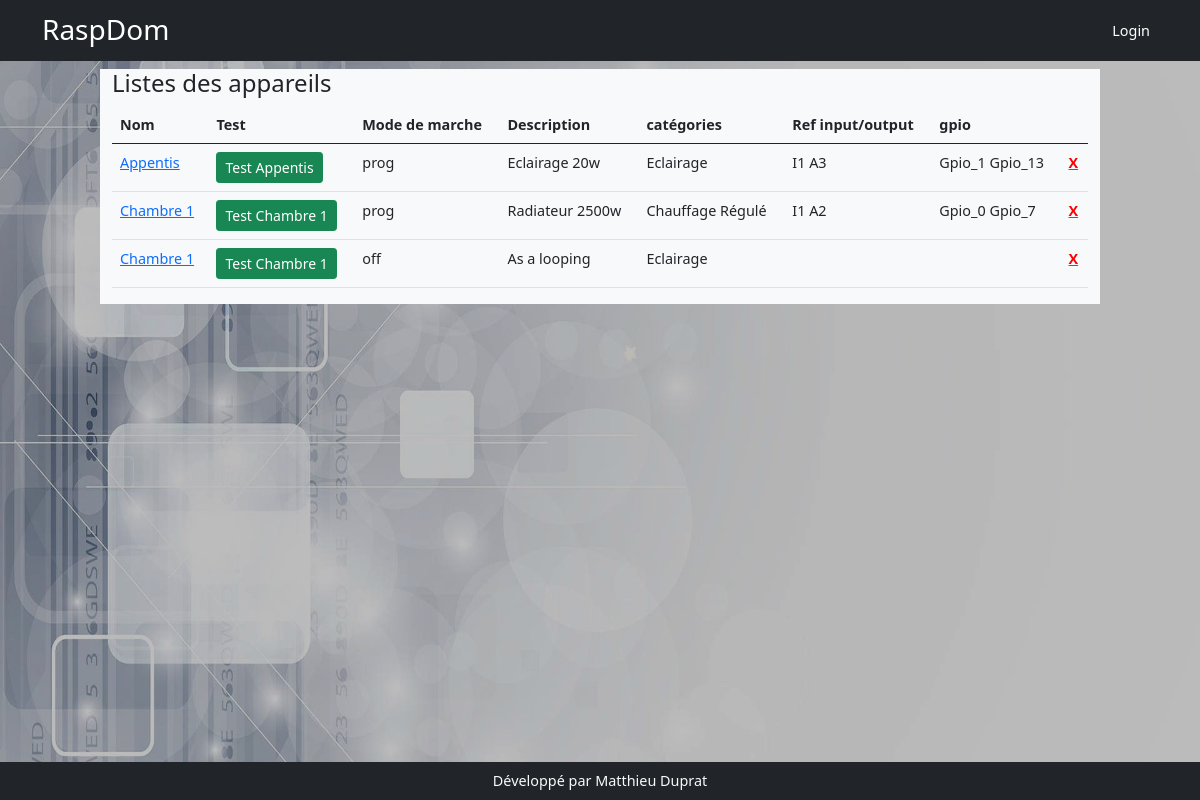
Page /appareils on the earlier database version.
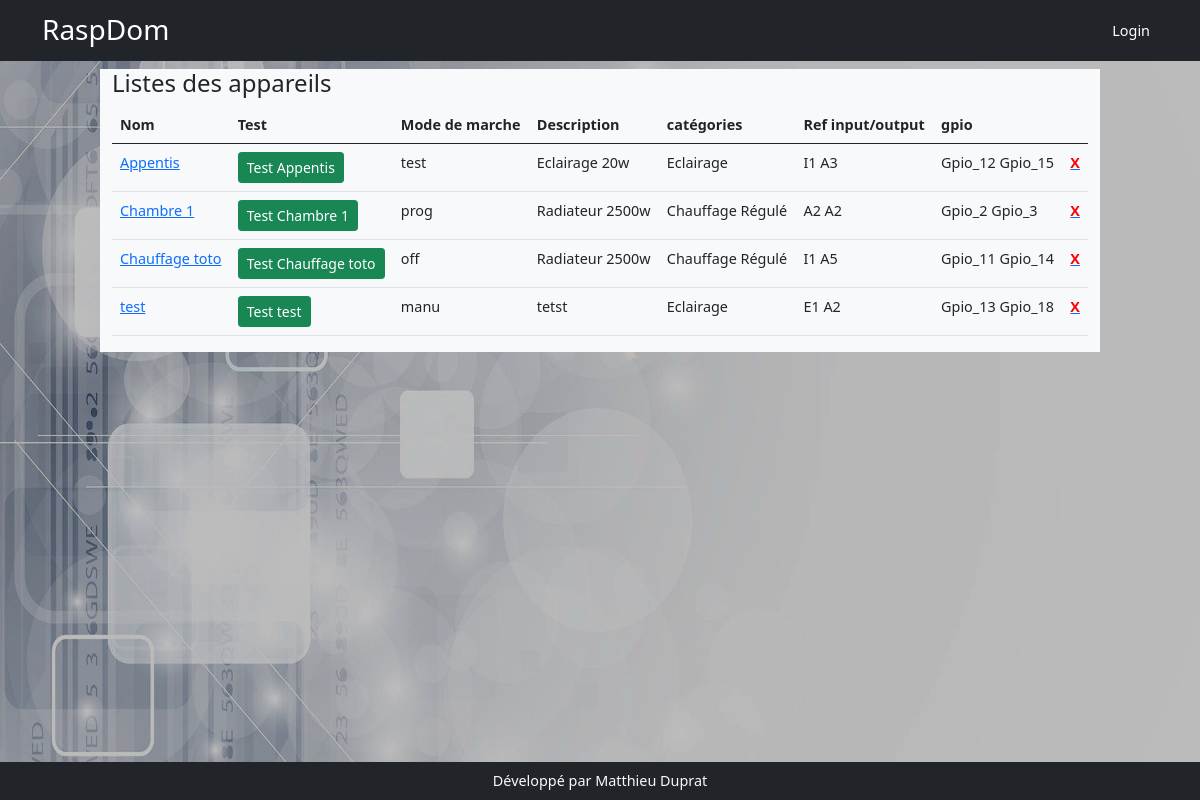
Same page on the later database version.
### models.py (models this page shows, shortened)
class Appareil(db.Model):
    id = db.Column(db.Integer, primary_key=True)
    nom = db.Column(db.String(200))
    description = db.Column(db.String(200))
    categorieappareil = db.Column(db.String(200), nullable=True)
    sortie = db.Column(db.String(200), nullable=True)
    image = db.Column(db.String(200), nullable=True)
    gpios = db.relationship('Gpio', backref='appareil', lazy=True)
    order_gpio = db.Column(db.String(200))
    nbre_gpio = db.Column(db.Integer)
    programmations = db.relationship('Programmation', backref='appareil_programmation', lazy=True)
    mode_de_marche = db.relationship('ModeDeMarche', uselist=False,  backref='appareil_mode_de_marche', lazy=True)
    auto = db.relationship('Auto', uselist=False, backref='appareil_auto', lazy=True)
    sonde_id = db.Column(db.Integer, db.ForeignKey('sonde.id'))
    sonde = db.relationship('Sonde', uselist=False, backref='appareil_sonde', lazy=True)
    manuel = db.relationship('Manuel', uselist=False, backref='appareil_ordre', lazy=True)
    label = db.Column(db.String(250))

class ModeDeMarche(db.Model):
    id = db.Column(db.Integer, primary_key=True)
    appareil_id = db.Column(db.Integer,db.ForeignKey('appareil.id'), nullable=False)
    mode_de_marche = db.Column(db.String(200), default='off')

class Gpio(db.Model):
    id = db.Column(db.Integer, primary_key=True)
    nom = db.Column(db.String(200))
    mode = db.Column(db.String(10))
    valeur = db.Column(db.String(10))
    info = db.Column(db.String(200))
    appareil_id = db.Column(db.Integer, db.ForeignKey('appareil.id'), nullable=True, default='')

### app.py (the view)
@app.route('/appareils')
def appareils():
    appareils = Appareil.query.order_by('nom')
    return render_template('appareil/appareils.html', appareils=appareils)

### templates/appareil/appareils.html
{% extends 'base.html' %}
{% block content %}
<div class="row">
    <div class="col-md-10 mx-auto  bg-light">
        <h4>Listes des appareils</h4>
        <table class="table">
            <thead>
                <tr>
                    <th>Nom</th>
                    <th>Test</th>
                    <th>Mode de marche</th>
                    <th>Description</th>
                    <th>catégories</th>
                    <th>Ref input/output</th>
                    <th>gpio</th>
                    <th></th>
                </tr>
            </thead>
            <tbody>{% for appareil in appareils %}
                <tr>
                    <td><a href="{{url_for('edit_appareil', appareil_id=appareil.id)}}">{{appareil.nom}}</a> </td>
                    <td><a class="btn btn-success btn-sm" href="{{ url_for('test', appareil_id=appareil.id)}}">Test {{appareil.nom}}</a></td>
                    <td>{{ appareil.mode_de_marche.mode_de_marche}}</td>
                    <td>{{ appareil.description}}</td>
                    <td>{{appareil.label}}</td>
                    <td>{% for data in appareil.gpios if data %} {{data.nom}}{% endfor %}</td>
                    <td>{% for data in appareil.gpios if data %} {{data.valeur}} {% endfor %}</td>
                    <td><a href="{{url_for('delete_appareil', appareil_id=appareil.id)}}"><b style="color:red">X</b></a></td>
                </tr>{% endfor %}
            </tbody>
        </table>
    </div>
</div>
{% endblock %}

Differences in the rows shown:
removed Gpio: nom "I1", valeur "Gpio_1", shown under Appareil "Appentis"
removed Gpio: nom "A3", valeur "Gpio_13", shown under Appareil "Appentis"
removed Gpio: nom "I1", valeur "Gpio_0", shown under Appareil "Chambre 1"
removed Gpio: nom "A2", valeur "Gpio_7", shown under Appareil "Chambre 1"
removed Appareil: nom "Chambre 1", mode_de_marche.mode_de_marche "off", description "As a looping", label "Eclairage"
changed Appareil "Appentis": mode_de_marche.mode_de_marche "prog" → "test"
added Gpio: nom "I1", valeur "Gpio_12", shown under Appareil "Appentis"
added Gpio: nom "A3", valeur "Gpio_15", shown under Appareil "Appentis"
added Gpio: nom "A2", valeur "Gpio_2", shown under Appareil "Chambre 1"
added Gpio: nom "A2", valeur "Gpio_3", shown under Appareil "Chambre 1"
added Appareil: nom "Chauffage toto", mode_de_marche.mode_de_marche "off", description "Radiateur 2500w", label "Chauffage Régulé"
added Gpio: nom "I1", valeur "Gpio_11"
added Gpio: nom "A5", valeur "Gpio_14"
added Appareil: nom "test", mode_de_marche.mode_de_marche "manu", description "tetst", label "Eclairage"
added Gpio: nom "E1", valeur "Gpio_13"
added Gpio: nom "A2", valeur "Gpio_18"
